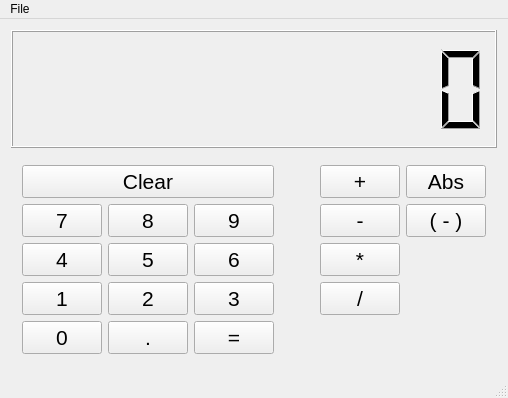
<?xml version="1.0" encoding="UTF-8"?>
<ui version="4.0">
 <class>MainWindow</class>
 <widget class="QMainWindow" name="MainWindow">
  <property name="windowModality">
   <enum>Qt::ApplicationModal</enum>
  </property>
  <property name="geometry">
   <rect>
    <x>0</x>
    <y>0</y>
    <width>500</width>
    <height>398</height>
   </rect>
  </property>
  <property name="sizePolicy">
   <sizepolicy hsizetype="Fixed" vsizetype="Fixed">
    <horstretch>0</horstretch>
    <verstretch>0</verstretch>
   </sizepolicy>
  </property>
  <property name="windowTitle">
   <string>Calculator</string>
  </property>
  <property name="tabShape">
   <enum>QTabWidget::Triangular</enum>
  </property>
  <widget class="QWidget" name="centralWidget">
   <layout class="QHBoxLayout" name="horizontalLayout_6">
    <item>
     <layout class="QVBoxLayout" name="verticalLayout_4">
      <item>
       <widget class="QLCDNumber" name="numDisplay">
        <property name="sizePolicy">
         <sizepolicy hsizetype="Preferred" vsizetype="Preferred">
          <horstretch>0</horstretch>
          <verstretch>1</verstretch>
         </sizepolicy>
        </property>
        <property name="minimumSize">
         <size>
          <width>50</width>
          <height>100</height>
         </size>
        </property>
        <property name="font">
         <font>
          <pointsize>36</pointsize>
         </font>
        </property>
        <property name="toolTip">
         <string>&lt;html&gt;&lt;head/&gt;&lt;body&gt;&lt;p&gt;Result is displayed here&lt;/p&gt;&lt;/body&gt;&lt;/html&gt;</string>
        </property>
        <property name="autoFillBackground">
         <bool>true</bool>
        </property>
        <property name="frameShape">
         <enum>QFrame::Box</enum>
        </property>
        <property name="frameShadow">
         <enum>QFrame::Raised</enum>
        </property>
        <property name="smallDecimalPoint">
         <bool>false</bool>
        </property>
        <property name="digitCount">
         <number>10</number>
        </property>
        <property name="segmentStyle">
         <enum>QLCDNumber::Filled</enum>
        </property>
       </widget>
      </item>
      <item>
       <widget class="QFrame" name="frame">
        <property name="sizePolicy">
         <sizepolicy hsizetype="Preferred" vsizetype="Maximum">
          <horstretch>1</horstretch>
          <verstretch>1</verstretch>
         </sizepolicy>
        </property>
        <layout class="QHBoxLayout" name="horizontalLayout_5">
         <property name="sizeConstraint">
          <enum>QLayout::SetMinimumSize</enum>
         </property>
         <item>
          <layout class="QVBoxLayout" name="verticalLayout">
           <item>
            <widget class="QPushButton" name="button_clear">
             <property name="font">
              <font>
               <pointsize>16</pointsize>
              </font>
             </property>
             <property name="text">
              <string>Clear</string>
             </property>
            </widget>
           </item>
           <item>
            <layout class="QHBoxLayout" name="horizontalLayout">
             <item>
              <widget class="QPushButton" name="button_seven">
               <property name="font">
                <font>
                 <pointsize>16</pointsize>
                </font>
               </property>
               <property name="text">
                <string>7</string>
               </property>
              </widget>
             </item>
             <item>
              <widget class="QPushButton" name="button_eight">
               <property name="font">
                <font>
                 <pointsize>16</pointsize>
                </font>
               </property>
               <property name="text">
                <string>8</string>
               </property>
              </widget>
             </item>
             <item>
              <widget class="QPushButton" name="button_nine">
               <property name="font">
                <font>
                 <pointsize>16</pointsize>
                </font>
               </property>
               <property name="text">
                <string>9</string>
               </property>
              </widget>
             </item>
            </layout>
           </item>
           <item>
            <layout class="QHBoxLayout" name="horizontalLayout_2">
             <item>
              <widget class="QPushButton" name="button_four">
               <property name="font">
                <font>
                 <pointsize>16</pointsize>
                </font>
               </property>
               <property name="text">
                <string>4</string>
               </property>
              </widget>
             </item>
             <item>
              <widget class="QPushButton" name="button_five">
               <property name="font">
                <font>
                 <pointsize>16</pointsize>
                </font>
               </property>
               <property name="text">
                <string>5</string>
               </property>
              </widget>
             </item>
             <item>
              <widget class="QPushButton" name="button_six">
               <property name="font">
                <font>
                 <pointsize>16</pointsize>
                </font>
               </property>
               <property name="text">
                <string>6</string>
               </property>
              </widget>
             </item>
            </layout>
           </item>
           <item>
            <layout class="QHBoxLayout" name="horizontalLayout_3">
             <item>
              <widget class="QPushButton" name="button_one">
               <property name="font">
                <font>
                 <pointsize>16</pointsize>
                </font>
               </property>
               <property name="text">
                <string>1</string>
               </property>
              </widget>
             </item>
             <item>
              <widget class="QPushButton" name="button_two">
               <property name="font">
                <font>
                 <pointsize>16</pointsize>
                </font>
               </property>
               <property name="text">
                <string>2</string>
               </property>
              </widget>
             </item>
             <item>
              <widget class="QPushButton" name="button_three">
               <property name="font">
                <font>
                 <pointsize>16</pointsize>
                </font>
               </property>
               <property name="text">
                <string>3</string>
               </property>
              </widget>
             </item>
            </layout>
           </item>
           <item>
            <layout class="QHBoxLayout" name="horizontalLayout_4">
             <item>
              <widget class="QPushButton" name="button_zero">
               <property name="font">
                <font>
                 <pointsize>16</pointsize>
                </font>
               </property>
               <property name="text">
                <string>0</string>
               </property>
              </widget>
             </item>
             <item>
              <widget class="QPushButton" name="button_decimal">
               <property name="font">
                <font>
                 <pointsize>16</pointsize>
                </font>
               </property>
               <property name="text">
                <string>.</string>
               </property>
              </widget>
             </item>
             <item>
              <widget class="QPushButton" name="button_equal">
               <property name="font">
                <font>
                 <pointsize>16</pointsize>
                </font>
               </property>
               <property name="text">
                <string>=</string>
               </property>
              </widget>
             </item>
            </layout>
           </item>
          </layout>
         </item>
         <item>
          <spacer name="horizontalSpacer">
           <property name="font">
            <font>
             <pointsize>16</pointsize>
            </font>
           </property>
           <property name="orientation">
            <enum>Qt::Horizontal</enum>
           </property>
           <property name="sizeType">
            <enum>QSizePolicy::MinimumExpanding</enum>
           </property>
           <property name="sizeHint" stdset="0">
            <size>
             <width>40</width>
             <height>20</height>
            </size>
           </property>
          </spacer>
         </item>
         <item>
          <layout class="QVBoxLayout" name="verticalLayout_2">
           <item>
            <widget class="QPushButton" name="button_add">
             <property name="font">
              <font>
               <pointsize>16</pointsize>
              </font>
             </property>
             <property name="text">
              <string>+</string>
             </property>
            </widget>
           </item>
           <item>
            <widget class="QPushButton" name="button_subtract">
             <property name="font">
              <font>
               <pointsize>16</pointsize>
              </font>
             </property>
             <property name="text">
              <string>-</string>
             </property>
            </widget>
           </item>
           <item>
            <widget class="QPushButton" name="button_multiply">
             <property name="font">
              <font>
               <pointsize>16</pointsize>
              </font>
             </property>
             <property name="text">
              <string>*</string>
             </property>
            </widget>
           </item>
           <item>
            <widget class="QPushButton" name="button_divide">
             <property name="font">
              <font>
               <pointsize>16</pointsize>
              </font>
             </property>
             <property name="text">
              <string>/</string>
             </property>
            </widget>
           </item>
           <item>
            <spacer name="verticalSpacer_3">
             <property name="orientation">
              <enum>Qt::Vertical</enum>
             </property>
             <property name="sizeHint" stdset="0">
              <size>
               <width>20</width>
               <height>40</height>
              </size>
             </property>
            </spacer>
           </item>
          </layout>
         </item>
         <item>
          <layout class="QVBoxLayout" name="verticalLayout_3">
           <item>
            <widget class="QPushButton" name="button_abs">
             <property name="font">
              <font>
               <pointsize>16</pointsize>
              </font>
             </property>
             <property name="toolTip">
              <string>&lt;html&gt;&lt;head/&gt;&lt;body&gt;&lt;p&gt;Absolute Value (Modulus Value)&lt;/p&gt;&lt;/body&gt;&lt;/html&gt;</string>
             </property>
             <property name="text">
              <string>Abs</string>
             </property>
            </widget>
           </item>
           <item>
            <widget class="QPushButton" name="button_unary_minus">
             <property name="font">
              <font>
               <pointsize>16</pointsize>
              </font>
             </property>
             <property name="toolTip">
              <string>&lt;html&gt;&lt;head/&gt;&lt;body&gt;&lt;p&gt;Unary Minus&lt;/p&gt;&lt;/body&gt;&lt;/html&gt;</string>
             </property>
             <property name="text">
              <string>( - )</string>
             </property>
            </widget>
           </item>
           <item>
            <spacer name="verticalSpacer">
             <property name="orientation">
              <enum>Qt::Vertical</enum>
             </property>
             <property name="sizeHint" stdset="0">
              <size>
               <width>20</width>
               <height>40</height>
              </size>
             </property>
            </spacer>
           </item>
          </layout>
         </item>
        </layout>
       </widget>
      </item>
     </layout>
    </item>
   </layout>
  </widget>
  <widget class="QMenuBar" name="menuBar">
   <property name="geometry">
    <rect>
     <x>0</x>
     <y>0</y>
     <width>500</width>
     <height>23</height>
    </rect>
   </property>
   <widget class="QMenu" name="menuFile">
    <property name="title">
     <string>File</string>
    </property>
    <addaction name="actionExit"/>
   </widget>
   <addaction name="menuFile"/>
  </widget>
  <widget class="QStatusBar" name="statusBar"/>
  <action name="actionExit">
   <property name="text">
    <string>Exit</string>
   </property>
  </action>
 </widget>
 <layoutdefault spacing="6" margin="11"/>
 <resources/>
 <connections/>
</ui>
